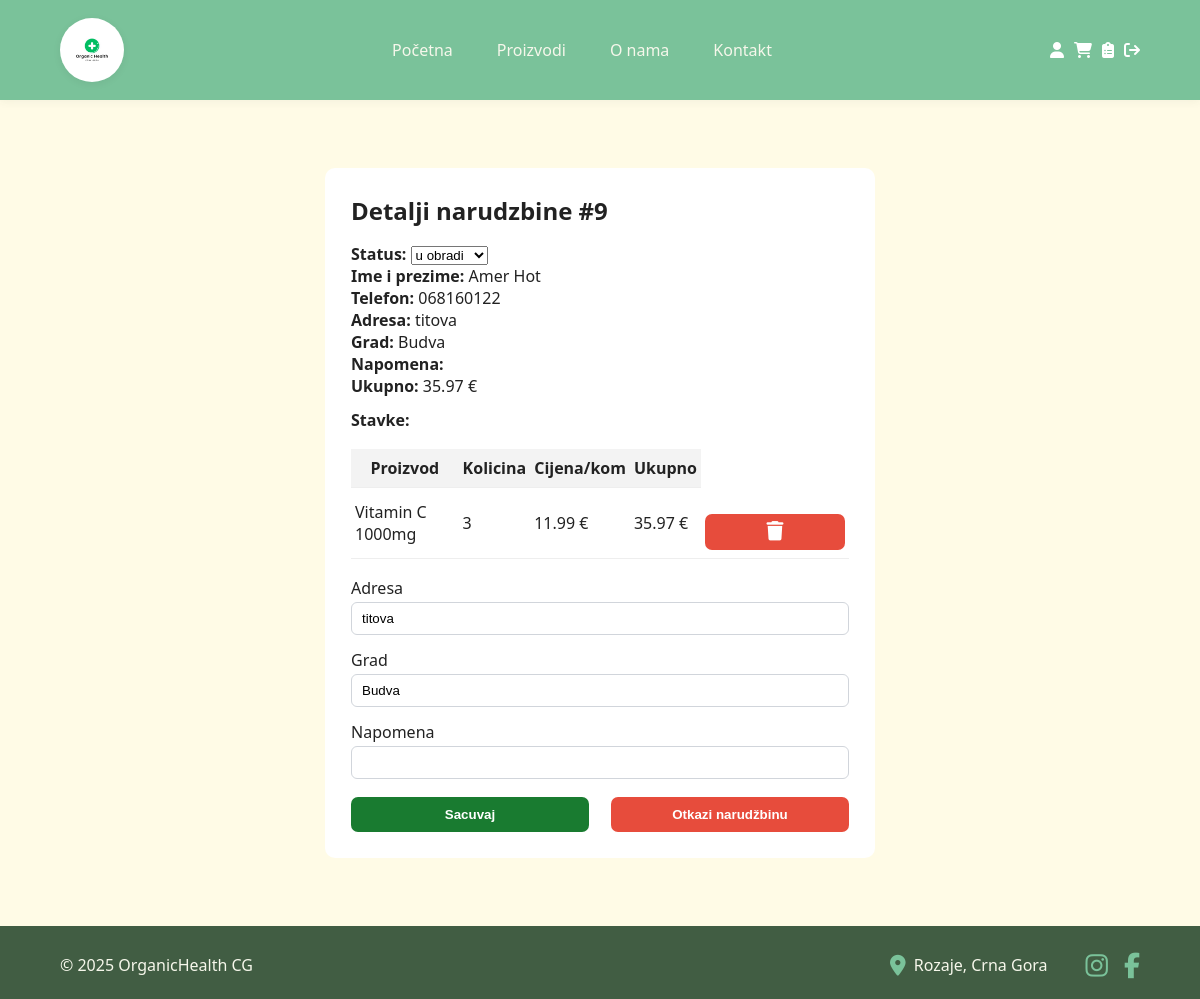
The page /order.php?id=9 (signed in) on the database its author committed.
### tables this page shows
CREATE TABLE `orders` (
  `order_id` int(11) NOT NULL AUTO_INCREMENT,
  `user_id` int(11) DEFAULT NULL,
  `order_date` timestamp NOT NULL DEFAULT current_timestamp(),
  `status` varchar(20) NOT NULL,
  `total` decimal(10,2) DEFAULT NULL,
  `address` varchar(255) DEFAULT NULL,
  `city` varchar(35) DEFAULT NULL,
  `note` varchar(255) DEFAULT NULL,
  PRIMARY KEY (`order_id`),
  KEY `user_id` (`user_id`),
  CONSTRAINT `orders_ibfk_1` FOREIGN KEY (`user_id`) REFERENCES `users` (`user_id`)
);

CREATE TABLE `users` (
  `user_id` int(11) NOT NULL AUTO_INCREMENT,
  `first_name` varchar(255) NOT NULL,
  `last_name` varchar(255) NOT NULL,
  `password` varchar(255) NOT NULL,
  `email` varchar(255) NOT NULL,
  `phone_number` varchar(20) DEFAULT NULL,
  `role` varchar(20) DEFAULT NULL,
  PRIMARY KEY (`user_id`),
  UNIQUE KEY `email` (`email`)
);

CREATE TABLE `order_items` (
  `order_item_id` int(11) NOT NULL AUTO_INCREMENT,
  `order_id` int(11) DEFAULT NULL,
  `product_id` int(11) DEFAULT NULL,
  `quantity` int(11) NOT NULL,
  `unit_price` decimal(10,2) NOT NULL,
  PRIMARY KEY (`order_item_id`),
  KEY `order_id` (`order_id`),
  KEY `product_id` (`product_id`),
  CONSTRAINT `order_items_ibfk_1` FOREIGN KEY (`order_id`) REFERENCES `orders` (`order_id`),
  CONSTRAINT `order_items_ibfk_2` FOREIGN KEY (`product_id`) REFERENCES `product` (`product_id`)
);

CREATE TABLE `product` (
  `product_id` int(11) NOT NULL AUTO_INCREMENT,
  `name` varchar(255) NOT NULL,
  `description` text DEFAULT NULL,
  `price` decimal(10,2) NOT NULL,
  `stock` int(11) NOT NULL,
  `category_id` int(11) DEFAULT NULL,
  `date_created` datetime DEFAULT NULL,
  `date_updated` datetime DEFAULT NULL,
  `img_url` varchar(255) NOT NULL,
  PRIMARY KEY (`product_id`),
  KEY `category_id` (`category_id`),
  CONSTRAINT `product_ibfk_1` FOREIGN KEY (`category_id`) REFERENCES `categories` (`category_id`)
);

### order.php (the view, shortened to what this page needs)
<?php
require 'utils/connection.php';
$order_id = $_GET['id'];
$sql = "SELECT o.*, u.first_name, u.last_name, u.phone_number
        FROM Orders o
        LEFT JOIN Users u ON o.user_id = u.user_id
        WHERE o.order_id = $order_id";
$order_result = $konekcija->query($sql);
$order = $order_result->fetch_assoc();
$sql = "
    SELECT oi.*, p.name
    FROM Order_Items oi
    JOIN Product p ON oi.product_id = p.product_id
    WHERE oi.order_id = $order_id
";
$items_result = $konekcija->query($sql);
$order_items = [];
while ($item = $items_result->fetch_assoc()) {
    $order_items[] = $item;
}
?>
<!DOCTYPE html>
<html lang="en">
<head>
    <link rel="stylesheet" href="css/styles.css">
    <link rel="stylesheet" href="css/order.css">
    <link rel="stylesheet" href="https://cdnjs.cloudflare.com/ajax/libs/font-awesome/6.4.2/css/all.min.css">
</head>
<body>
<header>
    <div class="container header-content">
        <div class="logo">
            <a href="index.php">
                <img src="/web-shop/slike/logo.jpg" alt="">
            </a>
        </div>
        <nav class="main-nav">
            <ul>
                <li><a href="index.php">Početna</a></li>
                <li><a href="products.php">Proizvodi</a></li>
                <li><a href="misc/about.php">O nama</a></li>
                <li><a href="misc/contact.php">Kontakt</a></li>
            </ul>
        </nav>
        <div class="user-actions">
            <?php
            if ($_SESSION["role"] == "user"){
                echo "<a href='account.php'><i class='fas fa-user'></i></a>";
                echo "<a href='cart.php'><i class='fa-solid fa-cart-shopping'></i></a>";
                echo "<a href='utils/logout.php'><i class='fa-solid fa-arrow-right-from-bracket'></i></a>";
            }else if ($_SESSION["role"] == "admin") {
                echo "<a href='account.php'><i class='fas fa-user'></i></a>";
                echo "<a href='cart.php'><i class='fa-solid fa-cart-shopping'></i></a>";
                echo "<a href='adminpanel.php'><i class='fas fa-clipboard-list'></i></a>";
                echo "<a href='utils/logout.php'><i class='fa-solid fa-arrow-right-from-bracket'></i></a>";
            }
            ?>
        </div>
    </div>
</header>
<main>
    <div class="order-detail-box">
        <?php
        echo '<h2>Detalji narudzbine #' . $order_id . '</h2>';
        if ($_SESSION['role'] == 'admin') {
            echo '<div><strong>Status:</strong> ';
            echo '<select id="order-status-admin">';
            switch ($order['status']) {
                default:
                    echo '<option value="u obradi">u obradi</option>';
                    break;
            }
            echo '</select>';
            echo '</div>';
        } else {
            if ($order['status'] == "otkazano") {
                echo '<div><strong>Status:</strong> <span class="order-status-cancel">' . $order['status'] . '</span></div>';
            } else {
                echo '<div><strong>Status:</strong> <span class="order-status">' . $order['status'] . '</span></div>';
            }
        }
        echo '<div><strong>Ime i prezime:</strong> ' . $order['first_name'] . ' ' . $order['last_name'] . '</div>';
        echo '<div><strong>Telefon:</strong> <span id="display-phone">' . $order['phone_number'] . '</span></div>';
        echo '<div><strong>Adresa:</strong> <span id="display-address">' . $order['address'] . '</span></div>';
        echo '<div><strong>Grad:</strong> <span id="display-city">' . $order['city'] . '</span></div>';
        echo '<div><strong>Napomena:</strong> <span id="display-note">' . $order['note'] . '</span></div>';
        echo '<div><strong>Ukupno:</strong> <span id="order-total">' . $order['total'] . '</span> €</div>';
        echo '<div style="margin-top:12px"><strong>Stavke:</strong></div>';
        ?>
        <form class="order-form" method="post" autocomplete="off">
            <table class="order-items-table">
                <thead>
                <tr>
                    <th>Proizvod</th>
                    <th>Kolicina</th>
                    <th>Cijena/kom</th>
                    <th>Ukupno</th>
                </tr>
                </thead>
                <tbody>
                <?php
                for ($i = 0; $i < count($order_items); $i++) {
                    $item = $order_items[$i];
                    echo '<tr data-order-item-id="' . $item['order_item_id'] . '">';
                    echo '<td>' . $item['name'] . '</td>';
                    echo '<td>' . $item['quantity'] . '</td>';
                    echo '<td>' . $item['unit_price'] . ' €</td>';
                    echo '<td>' . ($item['unit_price'] * $item['quantity']) . ' €</td>';
                    if ($order['status'] === 'u obradi' || $_SESSION['role'] === 'admin') {
                        echo '<td class="item-actions">';
                        echo '<button type="button" class="delete-btn" data-order-item-id="' . $item['order_item_id'] . '" onclick="removeOrderItem(this)"><i class="fa-solid fa-trash"></i></button>';
                        echo '</td>';
                    }
                    echo '</tr>';
                }
                ?>
                </tbody>
            </table>
            <?php
            if ($order['status'] === 'u obradi' || $_SESSION['role'] === 'admin') {
                echo '<label for="address">Adresa</label>';
                echo '<input type="text" id="address" name="address" value="' . $order['address'] . '" onkeyup="validateAddress()" autocomplete="off">';
                echo '<label for="city">Grad</label>';
                echo '<input type="text" id="city" name="city" value="' . $order['city'] . '" onkeyup="validateCity()" autocomplete="off">';
                echo '<label for="note">Napomena</label>';
                echo '<input type="text" id="note" name="note" value="' . $order['note'] . '" onkeyup="validateNote()" autocomplete="off">';
                echo '<div class="button-row">';
                echo '<button type="button" name="update" id="save-order-btn" onclick="saveOrder()">Sacuvaj</button>';
                echo '<button type="button" name="cancel" class="cancel-btn" id="cancel-order-btn" onclick="cancelOrder()">Otkazi narudžbinu</button>';
                echo '</div>';
            } elseif ($order['status'] === 'poslato' && $_SESSION['role'] != 'admin') {
                echo '<div style="margin-top:18px; color:#888;">Narudzbina je poslata. Promjene više nisu moguće.</div>';
            } elseif ($order['status'] === 'otkazano' && $_SESSION['role'] != 'admin') {
                echo '<div style="margin-top:18px; color:#ff0000;">Narudzbina je otkazana.</div>';
            }
            ?>
        </form>
    </div>
</main>
<footer>
    <div class="container footer-content">
        <div class="footer-left">
            <p>&copy; 2025 OrganicHealth CG</p>
        </div>
        <div class="footer-right">
            <span class="footer-location">
                <i class="fas fa-map-marker-alt"></i>
                Rozaje, Crna Gora
            </span>
            <span class="footer-social">
                <a href="https://www.instagram.com/organichealthcg" target="_blank" aria-label="Instagram">
                    <i class="fab fa-instagram"></i>
                </a>
                <a href="https://www.facebook.com/p/Organic-Health-CG-61553907063139/" target="_blank" aria-label="Facebook">
                    <i class="fab fa-facebook-f"></i>
                </a>
            </span>
        </div>
    </div>
</footer>
</body>
</html>

### css/styles.css (style rules this page uses)
:root { --primary: #7AC29A; --secondary: #F6F7EB; --accent: #266a37; --dark: #415D43; --light-bg: #FFFBE6; --white: #fff; --text-dark: #222; --text-light: #415D43; }
* { margin: 0; padding: 0; box-sizing: border-box; }
body { font-family: 'Segoe UI', Arial, sans-serif; background: var(--light-bg); color: var(--text-dark); min-height: 100vh; display: flex; flex-direction: column; }
a { color: inherit; text-decoration: none; }
.container { width: 90%; max-width: 1200px; margin: 0 auto; }
header { background: var(--primary); color: var(--white); padding: 18px 0; box-shadow: 0 2px 8px rgba(65,93,67,0.06); }
.header-content { display: flex; align-items: center; justify-content: space-between; flex-wrap: wrap; }
.logo a { display: flex; align-items: center; height: 100%; }
.logo img { width: 64px; height: 64px; border-radius: 50%; object-fit: cover; box-shadow: 0 2px 8px rgba(0,0,0,0.06); display: block; }
.main-nav ul { list-style: none; display: flex; gap: 24px; }
.main-nav a { color: var(--secondary); font-weight: 500; transition: color 0.2s; padding: 4px 10px; border-radius: 6px; }
.user-actions { font-size: 1rem; }
.user-actions a { color: var(--white); margin-left: 10px; font-weight: 500; transition: color 0.2s; }
main { flex: 1 0 auto; padding: 36px 0; }
footer { background: var(--dark); color: var(--secondary); padding: 22px 0 16px 0; font-size: 1rem; flex-shrink: 0; }
.footer-content { display: flex; justify-content: space-between; align-items: center; flex-wrap: wrap; gap: 16px; }
.footer-left { text-align: left; flex: 1 1 0; min-width: 120px; }
.footer-right { text-align: right; display: flex; align-items: center; justify-content: flex-end; gap: 20px; flex: 1 1 0; min-width: 220px; }
.footer-location { display: flex; align-items: center; gap: 8px; font-size: 1rem; }
.footer-location i { color: var(--primary); font-size: 1.3rem; }
.footer-social { display: flex; gap: 16px; margin-left: 18px; }
.footer-social a { color: var(--primary); font-size: 1.6rem; transition: color 0.2s, transform 0.2s; }

### css/order.css (style rules this page uses)
.order-detail-box { background: #fff; border-radius: 10px; padding: 26px; max-width: 550px; margin: 32px auto; }
.order-detail-box h2 { margin-bottom: 16px; }
.order-items-table { width: 100%; border-collapse: collapse; margin: 18px 0; }
.order-items-table th, .order-items-table td { padding: 8px 4px; border-bottom: 1px solid #eee; vertical-align: middle; }
.order-items-table th { background: #f3f3f3; }
.order-form label { display: block; margin: 14px 0 3px 0; }
.order-form input, .order-form select { width: 100%; padding: 8px 10px; border-radius: 6px; border: 1px solid #d1d5db; }
.order-form button { background: #197b30; color: #fff; padding: 10px 0; border: none; border-radius: 7px; font-weight: 600; cursor: pointer; margin-top: 18px; transition: background 0.2s; min-width: 140px; }
.button-row { display: flex; gap: 12px; }
.button-row button { flex: 1; }
.cancel-btn { background: #e74c3c !important; color: #fff !important; border: none; border-radius: 7px; font-weight: 600; padding: 10px 0; margin-top: 18px; cursor: pointer; transition: background 0.2s; min-width: 140px; margin-left: 10px; }
.item-actions { text-align: center; vertical-align: middle; }
.delete-btn { background: #e74c3c !important; color: #fff !important; border: none; border-radius: 6px; padding: 6px 12px; cursor: pointer; font-size: 1.1rem; display: flex; align-items: center; justify-content: center; transition: background 0.2s; margin: 0 auto; height: 36px; min-width: 36px; line-height: 1; box-sizing: border-box; vertical-align: middle; }
.delete-btn i { color: #fff; font-size: 1.1em; line-height: 1; vertical-align: middle; }

### rows shown on the page
orders: status "u obradi", user.first_name "Amer", user.last_name "Hot", user.phone_number "068160122", address "titova", city "Budva", total "35.97"
order_items: product.name "Vitamin C 1000mg", quantity "3", unit_price "11.99", $item['unit_price'] * $item['quantity'] "35.97"

### other values the page prints
$order_id "9"
